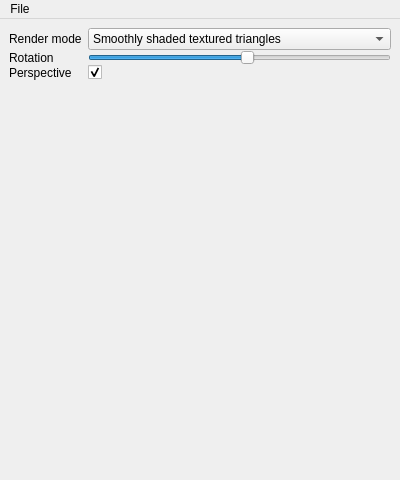
<?xml version="1.0" encoding="UTF-8"?>
<ui version="4.0">
 <class>MainWindow</class>
 <widget class="QMainWindow" name="MainWindow">
  <property name="geometry">
   <rect>
    <x>0</x>
    <y>0</y>
    <width>400</width>
    <height>480</height>
   </rect>
  </property>
  <property name="windowTitle">
   <string>Software Renderer</string>
  </property>
  <widget class="QWidget" name="centralwidget">
   <layout class="QVBoxLayout" name="verticalLayout">
    <item>
     <layout class="QGridLayout" name="gridLayout">
      <property name="verticalSpacing">
       <number>0</number>
      </property>
      <item row="2" column="0">
       <widget class="QLabel" name="label_perspective">
        <property name="text">
         <string>Perspective</string>
        </property>
        <property name="alignment">
         <set>Qt::AlignLeading|Qt::AlignLeft|Qt::AlignVCenter</set>
        </property>
       </widget>
      </item>
      <item row="1" column="0">
       <widget class="QLabel" name="label_rotation">
        <property name="text">
         <string>Rotation</string>
        </property>
        <property name="alignment">
         <set>Qt::AlignLeading|Qt::AlignLeft|Qt::AlignVCenter</set>
        </property>
       </widget>
      </item>
      <item row="0" column="1">
       <widget class="QComboBox" name="comboBox_renderMode">
        <property name="sizePolicy">
         <sizepolicy hsizetype="Expanding" vsizetype="Fixed">
          <horstretch>0</horstretch>
          <verstretch>0</verstretch>
         </sizepolicy>
        </property>
        <property name="currentIndex">
         <number>3</number>
        </property>
        <item>
         <property name="text">
          <string>Lines</string>
         </property>
        </item>
        <item>
         <property name="text">
          <string>Triangles</string>
         </property>
        </item>
        <item>
         <property name="text">
          <string>Textured triangles</string>
         </property>
        </item>
        <item>
         <property name="text">
          <string>Smoothly shaded textured triangles</string>
         </property>
        </item>
       </widget>
      </item>
      <item row="1" column="1">
       <widget class="QSlider" name="horizontalSlider_rotation">
        <property name="minimum">
         <number>-360</number>
        </property>
        <property name="maximum">
         <number>360</number>
        </property>
        <property name="value">
         <number>20</number>
        </property>
        <property name="orientation">
         <enum>Qt::Horizontal</enum>
        </property>
       </widget>
      </item>
      <item row="2" column="1">
       <widget class="QCheckBox" name="checkBox_perspective">
        <property name="text">
         <string/>
        </property>
        <property name="checked">
         <bool>true</bool>
        </property>
       </widget>
      </item>
      <item row="0" column="0">
       <widget class="QLabel" name="label_renderMode">
        <property name="text">
         <string>Render mode</string>
        </property>
        <property name="alignment">
         <set>Qt::AlignLeading|Qt::AlignLeft|Qt::AlignVCenter</set>
        </property>
       </widget>
      </item>
     </layout>
    </item>
    <item>
     <widget class="CanvasWidget" name="canvasWidget" native="true">
      <property name="sizePolicy">
       <sizepolicy hsizetype="Expanding" vsizetype="Expanding">
        <horstretch>0</horstretch>
        <verstretch>0</verstretch>
       </sizepolicy>
      </property>
     </widget>
    </item>
   </layout>
  </widget>
  <widget class="QMenuBar" name="menubar">
   <property name="geometry">
    <rect>
     <x>0</x>
     <y>0</y>
     <width>400</width>
     <height>22</height>
    </rect>
   </property>
   <widget class="QMenu" name="menuFile">
    <property name="title">
     <string>File</string>
    </property>
    <addaction name="action_loadMesh"/>
    <addaction name="action_loadTexture"/>
    <addaction name="active_setBackgroundColor"/>
    <addaction name="action_saveRenderedImage"/>
   </widget>
   <addaction name="menuFile"/>
  </widget>
  <action name="action_loadMesh">
   <property name="text">
    <string>Load mesh</string>
   </property>
  </action>
  <action name="action_loadTexture">
   <property name="text">
    <string>Load texture</string>
   </property>
  </action>
  <action name="active_setBackgroundColor">
   <property name="text">
    <string>Set background color</string>
   </property>
  </action>
  <action name="action_saveRenderedImage">
   <property name="text">
    <string>Save rendered image</string>
   </property>
  </action>
 </widget>
 <customwidgets>
  <customwidget>
   <class>CanvasWidget</class>
   <extends>QWidget</extends>
   <header>CanvasWidget.h</header>
   <container>1</container>
  </customwidget>
 </customwidgets>
 <resources/>
 <connections/>
</ui>
